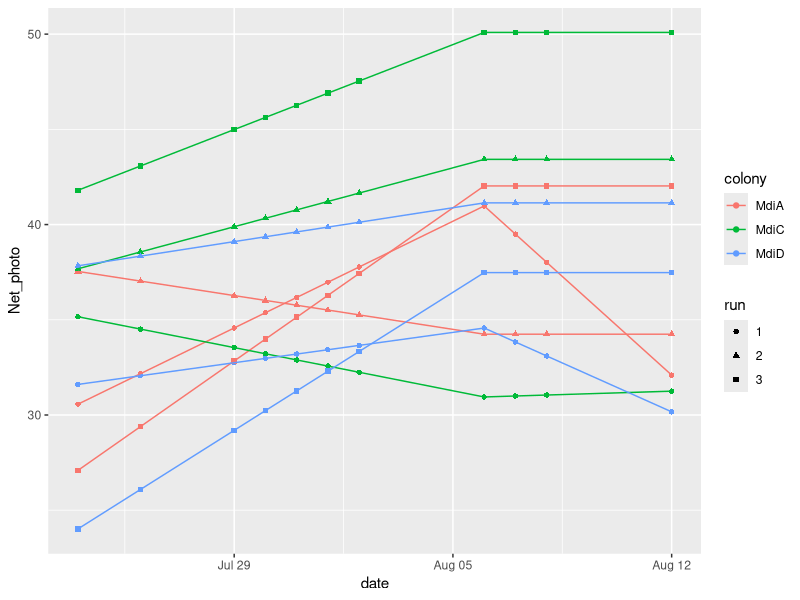
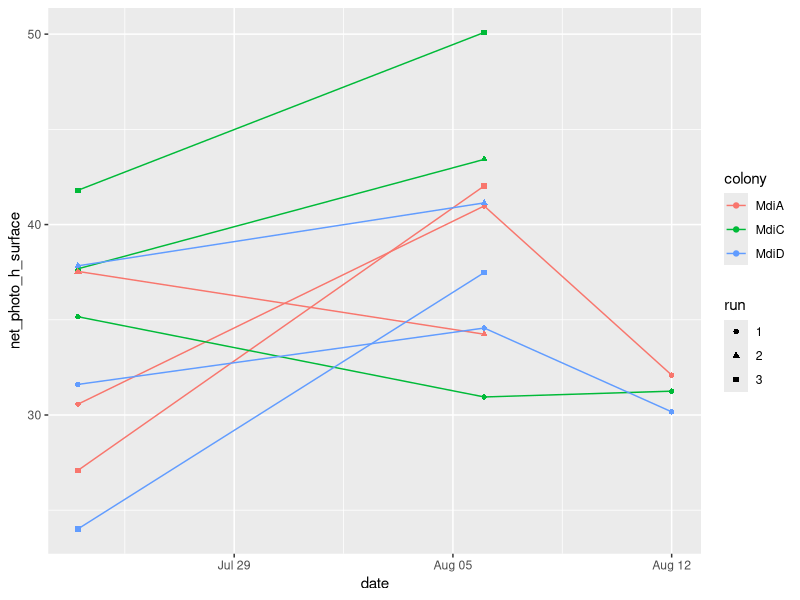
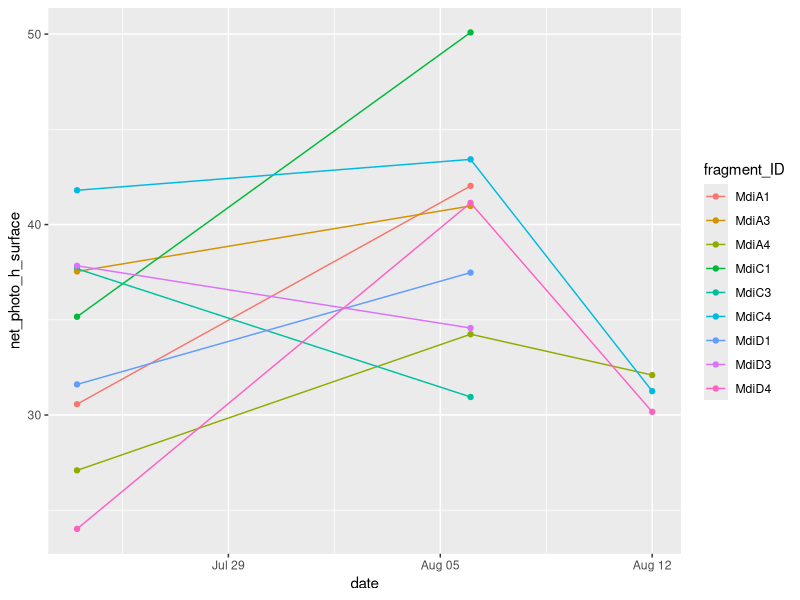
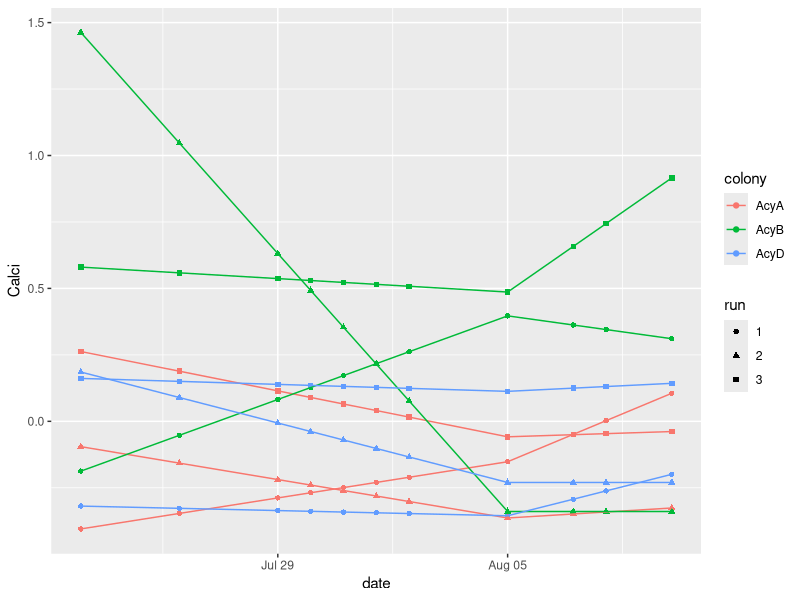
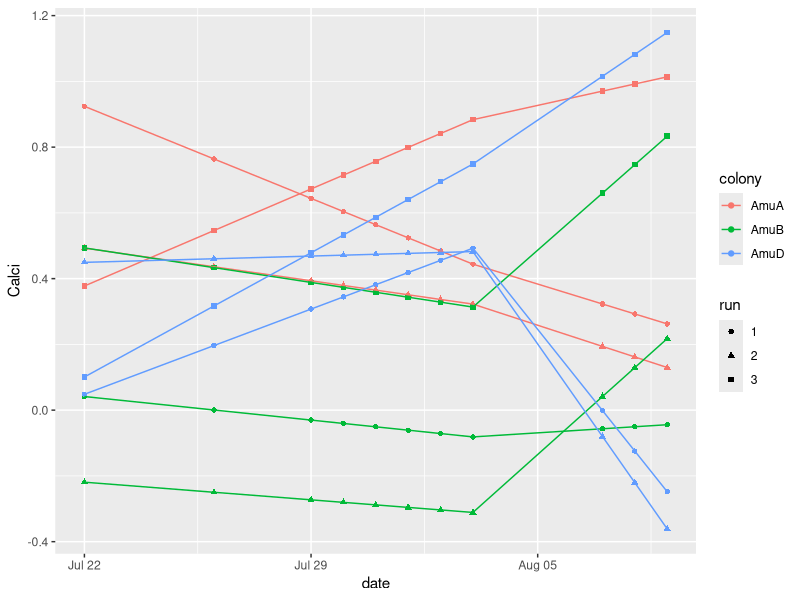
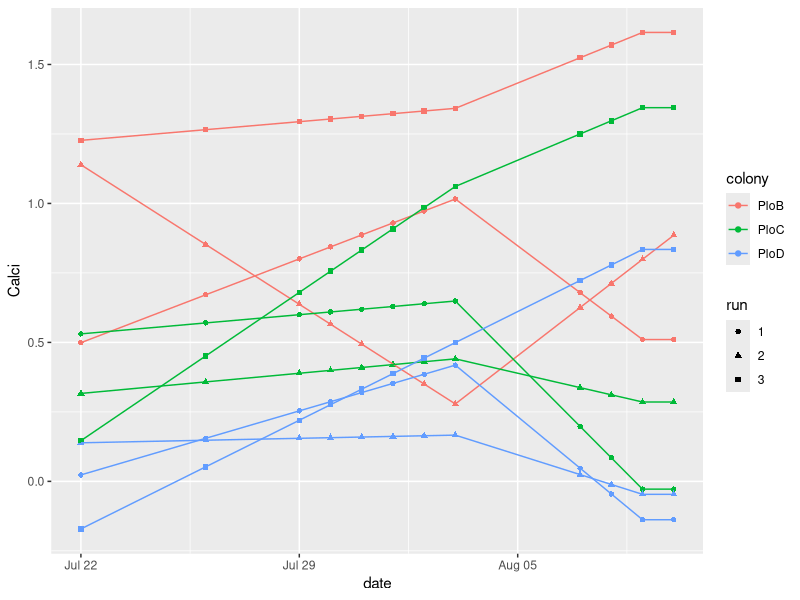
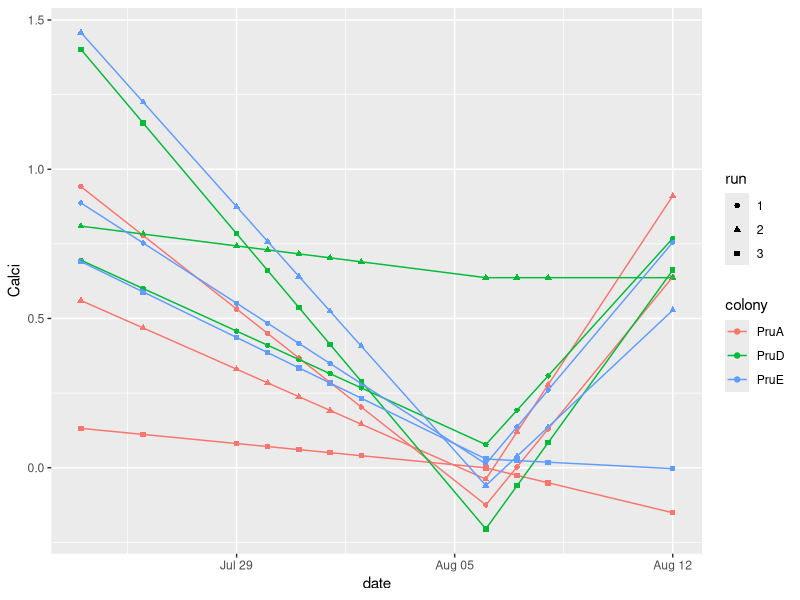
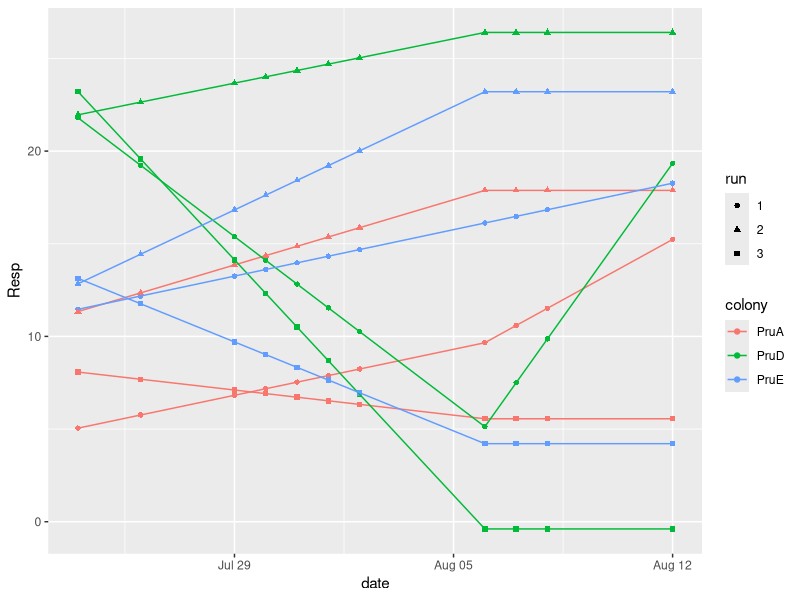

The R source for these figures, in order:
## ---- chunk 1
library(tidyverse)
library(lubridate) # call lubridate extra, otherwise it does not work
library(rstatix)
library(ggpubr)
## ---- chunk 2
Data <- read.csv("Data/O2_and_Calc_comp.csv") # do not use read_csv it makes date into an actual date and later code can not handle this

# Get only species column
Data$species <- Data$fragment_ID %>% gsub("A1", "", .) %>% gsub("A2", "", .) %>% gsub("A3", "",.)%>% gsub("A4", "",.)%>%gsub("B1", "", .) %>% gsub("B2", "", .) %>% gsub("B3", "", .)%>% gsub("B4", "",.)%>% gsub("C1", "", .) %>% gsub("C2", "", .) %>% gsub("C3", "", .) %>% gsub("C4", "",.) %>%gsub("D1", "", .) %>% gsub("D2", "", .) %>% gsub("D3", "", .) %>% gsub("D4", "",.) %>%gsub("E1", "", .) %>% gsub("E2", "", .) %>% gsub("E3", "", .) %>% gsub("E4", "",.) %>%gsub("F1", "", .) %>% gsub("F2", "", .) %>% gsub("F3", "", .) %>% gsub("F4", "",.)

# get colony
Data$colony <- Data$fragment_ID %>% gsub("[[:digit:]]+", "", .)

# make sure there is no white space between the colony names
Data$colony <- gsub(" ","",Data$colony)

# change Data category
Data$run <- as.factor(Data$run)
Data$day <- as.factor(Data$day)

# set one net value and gross value to NA, because they are outliers
# outlier got very noticeable in GLMM over all single fragments family comparison, yet looks fine in Calc
Data<- Data %>%  mutate(net_photo_h_surface=ifelse(fragment_ID=="PdaA2" & day == "2", NA, net_photo_h_surface),
gross_photo_h_surface=ifelse(fragment_ID=="PdaA2" & day == "2", NA, gross_photo_h_surface))  

# set two calc values to NA, because they are outliers
# outliers got very noticeable in GLMM over all single fragments family comparison, yet looks fine in O2 data
Data<- Data %>%  mutate(calc_umol_cm2_h=ifelse(fragment_ID=="PloD1" & day == "10", NA, calc_umol_cm2_h),
Calc_umol_h=ifelse(fragment_ID=="PloD1" & day == "10", NA, Calc_umol_h))  

Data<- Data %>%  mutate(calc_umol_cm2_h=ifelse(fragment_ID=="PruD1" & day == "17", NA, calc_umol_cm2_h),
Calc_umol_h=ifelse(fragment_ID=="PruD1" & day == "17", NA, Calc_umol_h))  

# get all Single fragment incubations
Single <- filter(Data, category == "single")
Single$date <- ymd(Single$date)

# split up in species
Acy <- Single %>%  filter(species == "Acy")
Amu <- Single %>%  filter(species == "Amu")
Mdi <- Single %>%  filter(species == "Mdi")
Pcy <- Single %>%  filter(species == "Pcy")
Pda <- Single %>%  filter(species == "Pda")
Plo <- Single %>%  filter(species == "Plo")
Pru <- Single %>%  filter(species == "Pru")
Pve <- Single %>%  filter(species == "Pve")
Spi<- Single %>%  filter(species == "Spi")
## ---- chunk 3
# Create FUNCTIONS to get net photosynthesis, respiration, gross photosynthesis and calcification per colony and run
# Where single frag are excluded as outliers we need data to calculate expected value. Therefore we use rule = 2 in approx function, whereby the value at the closest data extreme is used.

#--------------------------- Net Photosynthesis FUNCTION

Interpolate_netphoto <- function(Data, Sp_dataframe, Sp_row, COL){
 # get Experiment dates and calculate photosynthesis & respiration per day
  Data_sub <- Data %>% dplyr::select(date, colony, species)
  
  # get only rows where e.g. Mdi is included (single and mix) and use only the dates 
  Data_col <- subset(Data_sub, grepl(Sp_row, Data_sub$colony))
  Data_col_date <- unique(Data_col$date)
  
  # Create list of colony and cross all colonies with a date
  colony <- as.factor(c(COL))
  col_O2 <- cross_df(list(date = Data_col_date, colony = colony)) #cross_df cannot handle dates, therefore use character here
  col_O2$date <- ymd(col_O2$date)
  
  rm(Data_sub, Data_col, Data_col_date)
  
   # delete NAs in dataframe
  # lmList does not work if there are NA in used rows, delte them
  col_fin <- Sp_dataframe %>%  drop_na(net_photo_h_surface)
  
  # separate into runs and one colony
   # interpolate points per day
  col_group <-col_fin %>%
              group_by(run, colony) %>% 
              summarize(Net_photo = approx(date, net_photo_h_surface, xout= col_O2$date, rule=2, method = "linear")$y,
                        date = col_O2$date) %>% 
              ungroup()
  
  return(col_group)
}
   
#--------------------------- Gross Photosynthesis FUNCTION
Interpolate_grossphoto <- function(Data, Sp_dataframe, Sp_row, COL){
 # get Experiment dates and calculate photosynthesis & respiration per day
  Data_sub <- Data %>% dplyr::select(date, colony, species)
  
  # get only rows where e.g. Mdi is included (single and mix) and use only the dates 
  Data_col <- subset(Data_sub, grepl(Sp_row, Data_sub$colony))
  Data_col_date <- unique(Data_col$date)
  
  # Create list of colony and cross all colonies with a date
  colony <- as.factor(c(COL))
  col_O2 <- cross_df(list(date = Data_col_date, colony = colony)) #cross_df cannot handle dates, therefore use character here
  col_O2$date <- ymd(col_O2$date)
  
  rm(Data_sub, Data_col, Data_col_date)
  
  # delete NAs in dataframe
  # lmList does not work if there are NA in used rows, delte them
  col_fin <- Sp_dataframe %>%  drop_na(gross_photo_h_surface)
  
  # separate into runs and one colony
   # interpolate points per day
  col_group <-col_fin %>%
              group_by(run, colony) %>% 
              summarize(Gross_photo = approx(date, gross_photo_h_surface, xout= col_O2$date,rule=2, method = "linear")$y,
                        date = col_O2$date) %>% 
              ungroup()
  
  return(col_group)
}

#--------------------------- Respiration FUNCTION
Interpolate_resp <- function(Data, Sp_dataframe, Sp_row, COL){
 # get Experiment dates and calculate photosynthesis & respiration per day
  Data_sub <- Data %>% dplyr::select(date, colony, species)
  
  # get only rows where e.g. Mdi is included (single and mix) and use only the dates 
  Data_col <- subset(Data_sub, grepl(Sp_row, Data_sub$colony))
  Data_col_date <- unique(Data_col$date)
  
  # Create list of colony and cross all colonies with a date
  colony <- as.factor(c(COL))
  col_O2 <- cross_df(list(date = Data_col_date, colony = colony)) #cross_df cannot handle dates, therefore use character here
  col_O2$date <- ymd(col_O2$date)
  
  rm(Data_sub, Data_col, Data_col_date)
  
   # delete NAs in dataframe
  # lmList does not work if there are NA in used rows, delte them
  col_fin <- Sp_dataframe %>%  drop_na(respiration_h_surface)
  
  # separate into runs and one colony
   # interpolate points per day
  col_group <-col_fin %>%
              group_by(run, colony) %>% 
              summarize(Resp = approx(date, respiration_h_surface, xout= col_O2$date,rule=2, method = "linear")$y,
                        date = col_O2$date) %>% 
              ungroup()
  
  return(col_group)
}

#--------------------------- Calcification FUNCTION
Interpolate_calci <- function(Data, Sp_dataframe, Sp_row, COL){
 # get Experiment dates and calculate photosynthesis & respiration per day
  Data_sub <- Data %>% dplyr::select(date, colony, species)
  
  # get only rows where e.g. Mdi is included (single and mix) and use only the dates 
  Data_col <- subset(Data_sub, grepl(Sp_row, Data_sub$colony))
  Data_col_date <- unique(Data_col$date)
  
  # Create list of colony and cross all colonies with a date
  colony <- as.factor(c(COL))
  col_O2 <- cross_df(list(date = Data_col_date, colony = colony)) #cross_df cannot handle dates, therefore use character here
  col_O2$date <- ymd(col_O2$date)
  
  rm(Data_sub, Data_col, Data_col_date)
  
   # delete NAs in dataframe
  # lmList does not work if there are NA in used rows, delte them
  col_fin <- Sp_dataframe %>%  drop_na(calc_umol_cm2_h)
  
  # separate into runs and one colony
   # interpolate points per day
  col_group <-col_fin %>%
              group_by(run, colony) %>% 
              summarize(Calci = approx(date, calc_umol_cm2_h, xout= col_O2$date,rule=2, method = "linear")$y,
                        date = col_O2$date) %>% 
              ungroup()
  
  return(col_group)
}
## ---- chunk 4
# Use function to get the interpolated variables

#delete unnecessary NA rows for calc
Data_calc <- Data %>% drop_na(calc_umol_cm2_h)

#delete unnecessary NA rows for O2
Data <- Data %>% drop_na(net_photo_h_surface)

#Acy
COL <- as.factor(c("AcyA", "AcyB", "AcyD"))
Acy_net <- Interpolate_netphoto(Data, Acy, "Acy", COL)
Acy_gross <- Interpolate_grossphoto(Data, Acy, "Acy", COL)
Acy_resp <- Interpolate_resp(Data, Acy, "Acy", COL)
Acy_calc <- Interpolate_calci(Data_calc, Acy, "Acy", COL)

#Amu
COL <- as.factor(c("AmuA", "AmuB", "AmuD"))
Amu_net <- Interpolate_netphoto(Data, Amu, "Amu", COL)
Amu_gross <- Interpolate_grossphoto(Data, Amu, "Amu", COL)
Amu_resp <- Interpolate_resp(Data, Amu, "Amu", COL)
Amu_calc <- Interpolate_calci(Data_calc, Amu, "Amu", COL)

# Mdi
COL <- as.factor(c("MdiA", "MdiC", "MdiD"))
Mdi_net <- Interpolate_netphoto(Data, Mdi, "Mdi", COL)
Mdi_gross <- Interpolate_grossphoto(Data, Mdi, "Mdi", COL)
Mdi_resp <- Interpolate_resp(Data, Mdi, "Mdi", COL)
Mdi_calc <- Interpolate_calci(Data_calc, Mdi, "Mdi", COL)

#Pcy
COL <- as.factor(c("PcyA", "PcyB", "PcyC"))
Pcy_net <- Interpolate_netphoto(Data, Pcy, "Pcy", COL)
Pcy_gross <- Interpolate_grossphoto(Data, Pcy, "Pcy", COL)
Pcy_resp <- Interpolate_resp(Data, Pcy, "Pcy", COL)
Pcy_calc <- Interpolate_calci(Data_calc, Pcy, "Pcy", COL)

#Pda
COL <- as.factor(c("PdaA", "PdaB", "PdaD"))
Pda_net <- Interpolate_netphoto(Data, Pda, "Pda", COL)
Pda_gross <- Interpolate_grossphoto(Data, Pda, "Pda", COL)
Pda_resp <- Interpolate_resp(Data, Pda, "Pda", COL)
Pda_calc <- Interpolate_calci(Data_calc, Pda, "Pda", COL)

#Plo
COL <- as.factor(c("PloB", "PloC", "PloD"))
Plo_net <- Interpolate_netphoto(Data, Plo, "Plo", COL)
Plo_gross <- Interpolate_grossphoto(Data, Plo, "Plo", COL)
Plo_resp <- Interpolate_resp(Data, Plo, "Plo", COL)
Plo_calc <- Interpolate_calci(Data_calc, Plo, "Plo", COL)

#Pru
COL <- as.factor(c("PruA", "PruD", "PruE"))
Pru_net <- Interpolate_netphoto(Data, Pru, "Pru", COL)
Pru_gross <- Interpolate_grossphoto(Data, Pru, "Pru", COL)
Pru_resp <- Interpolate_resp(Data, Pru, "Pru", COL)
Pru_calc <- Interpolate_calci(Data_calc, Pru, "Pru", COL)

#Pve
COL <- as.factor(c("PveA", "PveB", "PveF"))
Pve_net <- Interpolate_netphoto(Data, Pve, "Pve", COL)
Pve_gross <- Interpolate_grossphoto(Data, Pve, "Pve", COL)
Pve_resp <- Interpolate_resp(Data, Pve, "Pve", COL)
Pve_calc <- Interpolate_calci(Data_calc, Pve, "Pve", COL)

#Spi
COL <- as.factor(c("SpiA", "SpiB", "SpiD"))
Spi_net <- Interpolate_netphoto(Data, Spi, "Spi", COL)
Spi_gross <- Interpolate_grossphoto(Data, Spi, "Spi", COL)
Spi_resp <- Interpolate_resp(Data, Spi, "Spi", COL)
Spi_calc <- Interpolate_calci(Data_calc, Spi, "Spi", COL)


# combine all
Net_all <- rbind(Acy_net, Amu_net, Mdi_net, Pcy_net, Pda_net, Plo_net, Pru_net, Pve_net, Spi_net)
Gross_all <- rbind(Acy_gross, Amu_gross, Mdi_gross, Pcy_gross, Pda_gross, Plo_gross, Pru_gross, Pve_gross, Spi_gross)
Resp_all <- rbind(Acy_resp, Amu_resp, Mdi_resp, Pcy_resp, Pda_resp, Plo_resp, Pru_resp, Pve_resp, Spi_resp)
Calc_all <- rbind(Acy_calc, Amu_calc, Mdi_calc, Pcy_calc, Pda_calc, Plo_calc, Pru_calc, Pve_calc, Spi_calc)
## ---- chunk 5
# check if values are correct
   ggplot(Mdi_net, aes(x=date, y=Net_photo, color=colony, shape=run))+
    geom_point()+
    geom_line()

  ggplot(Mdi, aes(x=date, y=net_photo_h_surface, color=colony, shape=run))+
    geom_point()+
    geom_line()
  
    ggplot(Mdi, aes(x=date, y=net_photo_h_surface, color=fragment_ID))+
    geom_point()+
    geom_line()

  ggplot(Acy_calc, aes(x=date, y=Calci, color=colony, shape=run))+
    geom_point()+
    geom_line()
  
    ggplot(Amu_calc, aes(x=date, y=Calci, color=colony, shape=run))+
    geom_point()+
    geom_line()
    
       ggplot(Plo_calc, aes(x=date, y=Calci, color=colony, shape=run))+
    geom_point()+
    geom_line()
       
            ggplot(Pru_calc, aes(x=date, y=Calci, color=colony, shape=run))+
    geom_point()+
    geom_line()
  
    ggplot(Pru_resp, aes(x=date, y=Resp, color=colony, shape=run))+
    geom_point()+
    geom_line()
  
## ---- chunk 6
Acy_gg <- 
  ggplot(Acy, aes(x=date, y=net_photo_h_surface, color=colony, shape=run))+
    geom_point(size=3)+
    geom_line(data=Acy[!is.na(Acy$net_photo_h_surface),])+
  ylab(expression(paste("Net photosynthesis (μg O"[2]," cm" ^-2," h" ^-1,")"))) +
  scale_color_manual(name="colony", values= c("#1E88E5","#004D13", "#FF7307"),labels= c("AcyA"="A", "AcyB"="B", "AcyD"="C"))+
  ggtitle("Measured Values")+
  theme_classic() +
   theme(legend.position = "none",
        plot.margin = unit(c(1,0.2,0.2,1), "cm"),
        plot.title = element_text(hjust = 0.5),
        legend.text = element_text(size = 13),
         legend.title = element_text(size=13),
         legend.key.size = unit(15,"point"),
        axis.text.x = element_text(size = 13, color = "black", angle = 45, hjust= 1),
        axis.title.x=element_blank(),
        axis.text.y = element_text(size = 18, vjust = 0.5, color = "black"),
        axis.title.y =element_text(hjust = 0.5, size=18,face="bold",margin=margin(0,12,0,0)))

Acy2_gg <- 
  ggplot(Acy_net, aes(x=date, y=Net_photo, color=colony, shape=run))+
    geom_point(size=3)+
    geom_line()+
  ylab(expression(paste("Net photosynthesis (μg O"[2]," cm" ^-2," h" ^-1,")"))) +
   scale_color_manual(name="colony", values= c("#1E88E5","#004D13", "#FF7307"),labels= c("AcyA"="A", "AcyB"="B", "AcyD"="C"))+
  ggtitle("Interpolated Values")+
  theme_classic() +
   theme(legend.position = "bottom",
        plot.margin = unit(c(1,0.2,0.2,1), "cm"),
        plot.title = element_text(hjust = 0.5),
        axis.text.x = element_text(size = 13, color = "black", angle = 45, hjust= 1),
        axis.title.x=element_blank(),
        axis.text.y = element_text(size = 18, vjust = 0.5, color = "black"),
        axis.title.y =element_text(hjust = 0.5, size=18,face="bold",margin=margin(0,12,0,0)))

#arrange all plots together
arranged_Acy <- ggarrange( Acy_gg, Acy2_gg,
          labels = c("a)", "b)"),
          label.x = 0,
          label.y = 0.95,
          common.legend = TRUE,
          legend = "bottom",
          ncol = 2, nrow =1, 
          hjust = -0.5,
          vjust = 0) +
          theme(legend.text = element_text(size = 40))

ggsave("Graphs/M&M_expected.png", width=9, height= 5, limitsize=FALSE, dpi= 700, arranged_Acy)
## ---- chunk 7
# read in data to get surface area per fragment
mass_all <- read.csv("Data/Raw/lazy_coral_fragment_surface-volume.csv")
mass_all$fragment_ID <- gsub("-","",mass_all$fragment_ID)
# get cm2
mass_all$surface_cm2 <- (mass_all$surface_mm2 / 100)
surface <- mass_all %>%  dplyr::select(fragment_ID, surface_cm2)
# get colony
surface$colony <- surface$fragment_ID %>% gsub("[[:digit:]]+", "", .)

rm(mass_all)
## ---- chunk 8
# Get expected values per combination of fragments per day and run

#----------------- NET PHOTOSYNTHESIS
# drop duplicate rows
Net_all <- distinct(Net_all)

# get combination and date from the experiment
combi <- Data %>% dplyr::select(date, run, fragment_ID) %>%  mutate(date = ymd(date))
#create frag_real to keep polyculture fragment_id order in the next steps as well
combi$frag_real <- combi$fragment_ID

# get Net photo sum per combination
combi_long <- combi %>% mutate(id=row_number()) %>% separate_rows(fragment_ID, sep="_") %>% mutate(colony = gsub("[[:digit:]]+", "", fragment_ID))

combi_long_Net <- combi_long %>% merge(Net_all, by=c("date", "run", "colony"))

#include surface
combi_long_Net_surf <- combi_long_Net %>%  left_join(surface, by= c("fragment_ID", "colony"))
combi_long_Net_surf$Net_persurface <- combi_long_Net_surf$Net_photo*combi_long_Net_surf$surface_cm2

# sum up per polyculture
combi_Net <- combi_long_Net_surf %>% group_by(id, date, run) %>% summarise(
  fragment_ID = paste(fragment_ID, collapse="_"), # fragment_ID is reassembled in alphabetical order,
                                        # which does not match with the colony order used during the experiment.
                                        # Therefore we use in addition frag_real  
  exp_Net_photo_ug_h = sum(Net_persurface),
   frag_real = paste(frag_real))  %>% 
    ungroup()

Net_final <- distinct(combi_Net) # delete duplicate rows, created by fragment_id being used three times per combination

# drop id and fragment_id row and change frag_real back to fragment_id
Net_final<-  Net_final %>% dplyr::select(-c("id", "fragment_ID")) %>% rename(fragment_ID = frag_real)

rm(combi_long, combi_long_Net, combi_Net)


#----------------- GROSS PHOTOSYNTHESIS
# drop duplicate rows
Gross_all <- distinct(Gross_all)

# get Gross photo sum per combination
combi_long <- combi %>% mutate(id=row_number()) %>% separate_rows(fragment_ID, sep="_") %>% mutate(colony = gsub("[[:digit:]]+", "", fragment_ID))

combi_long_Gross <- combi_long %>% merge(Gross_all, by=c("date", "run", "colony"))

#include surface
combi_long_Gross_surf <- combi_long_Gross %>%  left_join(surface, by= c("fragment_ID", "colony"))
combi_long_Gross_surf$Gross_persurface <- combi_long_Gross_surf$Gross_photo*combi_long_Gross_surf$surface_cm2

# sum up per polyculture
combi_Gross <- combi_long_Gross_surf %>% group_by(id, date, run) %>% summarise(
  fragment_ID = paste(fragment_ID, collapse="_"), # fragment_ID is reassembled in alphabetical order,
                                        # which does not match with the colony order used during the experiment.
                                        # Therefore we use in addition frag_real  
  exp_Gross_photo_ug_h = sum(Gross_persurface),
   frag_real = paste(frag_real))  %>% 
    ungroup()

Gross_final <- distinct(combi_Gross) # delete duplicate rows, created by fragment_id being used three times per combination

# drop id and fragment_id row and change frag_real back to fragment_id
Gross_final<-  Gross_final %>% dplyr::select(-c("id", "fragment_ID")) %>% rename(fragment_ID = frag_real)

rm(combi_long, combi_long_Gross, combi_Gross)


#----------------- RESPIRATION
# drop duplicate rows
Resp_all <- distinct(Resp_all)

# get Respiration sum per combination
combi_long <- combi %>% mutate(id=row_number()) %>% separate_rows(fragment_ID, sep="_") %>% mutate(colony = gsub("[[:digit:]]+", "", fragment_ID))

combi_long_Resp <- combi_long %>% merge(Resp_all, by=c("date", "run", "colony"))

#include surface
combi_long_Resp_surf <- combi_long_Resp %>%  left_join(surface, by= c("fragment_ID", "colony"))
combi_long_Resp_surf$Resp_persurface <- combi_long_Resp_surf$Resp*combi_long_Resp_surf$surface_cm2

# sum up per polyculture
combi_Resp <- combi_long_Resp_surf %>% group_by(id, date, run) %>% summarise(
  fragment_ID = paste(fragment_ID, collapse="_"), # fragment_ID is reassembled in alphabetical order,
                                        # which does not match with the colony order used during the experiment.
                                        # Therefore we use in addition frag_real  
  exp_Resp_ug_h = sum(Resp_persurface),
   frag_real = paste(frag_real))  %>% 
    ungroup()

Resp_final <- distinct(combi_Resp) # delete duplicate rows, created by fragment_id being used three times per combination

# drop id and fragment_id row and change frag_real back to fragment_id
Resp_final<-  Resp_final %>% dplyr::select(-c("id", "fragment_ID")) %>% rename(fragment_ID = frag_real)

rm(combi_long, combi_long_Resp, combi_Resp)


#----------------- CALCIFICATION
# drop duplicate rows
Calc_all <- distinct(Calc_all)

# get combination and date from the experiment
combi <- Data_calc %>% dplyr::select(date, run, fragment_ID) %>%  mutate(date = ymd(date))

#create frag_real to keep polyculture fragment_id order in the next steps as well
combi$frag_real <- combi$fragment_ID

# get Calcification sum per combination
combi_long <- combi %>% mutate(id=row_number()) %>% separate_rows(fragment_ID, sep="_") %>% mutate(colony = gsub("[[:digit:]]+", "", fragment_ID))

combi_long_Calc <- combi_long %>% merge(Calc_all, by=c("date", "run", "colony"))

#include surface
combi_long_Calc_surf <- combi_long_Calc %>%  left_join(surface, by= c("fragment_ID", "colony"))
combi_long_Calc_surf$Calc_persurface <- combi_long_Calc_surf$Calci*combi_long_Calc_surf$surface_cm2

# sum up per polyculture
combi_Calc <- combi_long_Calc_surf %>% group_by(id, date, run) %>% summarise(
  fragment_ID = paste(fragment_ID, collapse="_"), # fragment_ID is reassembled in alphabetical order,
                                        # which does not match with the colony order used during the experiment.
                                        # Therefore we use in addition frag_real  
  exp_Calc_umol_h = sum(Calc_persurface),
   frag_real = paste(frag_real))  %>% 
    ungroup()

Calc_final <- distinct(combi_Calc) # delete duplicate rows, created by fragment_id being used three times per combination

# drop id and fragment_id row and change frag_real back to fragment_id
Calc_final<-  Calc_final %>% dplyr::select(-c("id", "fragment_ID")) %>% rename(fragment_ID = frag_real)

rm(combi_long, combi_long_Calc, combi_Calc)


#--------combine all
Data$date <- ymd(Data$date)
Net_final$date <- ymd(Net_final$date)

O2_exp <- list(Data, Net_final, Gross_final, Resp_final) %>% purrr::reduce(full_join, by = c("date", "run", "fragment_ID"))

Data_calc$date <- as_date(Data_calc$date)
Calc_exp <- full_join(Data_calc, Calc_final)

All_exp <- full_join(O2_exp, Calc_exp)
## ---- chunk 9
# Get expected value per 1cm^2
All_exp <- All_exp %>%
          mutate(exp_Net_photo_ug_h_cm2 = exp_Net_photo_ug_h/sum_surface_cm2) %>% 
          mutate(exp_Gross_photo_ug_h_cm2 = exp_Gross_photo_ug_h/sum_surface_cm2) %>%
          mutate(exp_Resp_ug_h_cm2 = exp_Resp_ug_h/sum_surface_cm2) %>%
          mutate(exp_Calc_umol_h_cm2 = exp_Calc_umol_h/sum_surface_cm2)
## ---- chunk 10
write.csv(All_exp, file = "Data/All_expectedvalues.csv")
